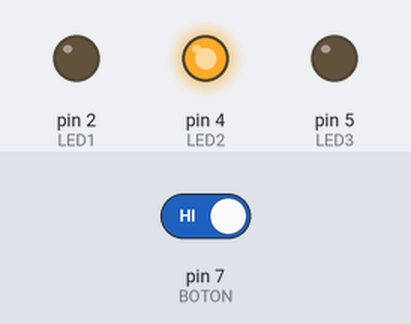
The sketch below on a simulated Arduino Uno, built with avr-gcc and run on an emulated ATmega328P. Shown: output pins drawn as LEDs (lit = HIGH). Inputs (shaded band) come from the test bench; at power-on: pin 7 (BOTON) HIGH.

Above: at 8.8 s.
8.9 s: pin 7 (BOTON) driven LOW
At 9.6 s:
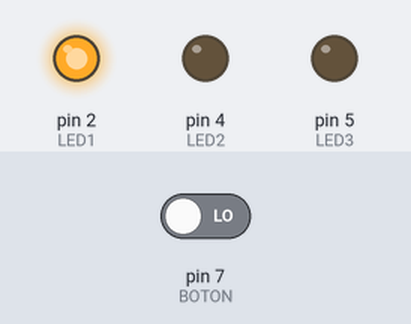
At 13.1 s:
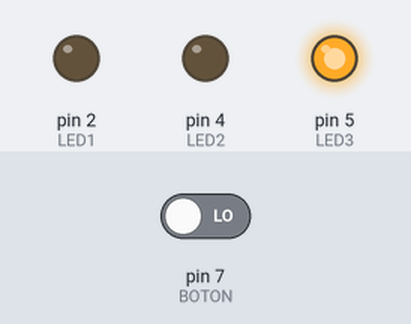
13.9 s: pin 7 (BOTON) driven HIGH
At 18.1 s:
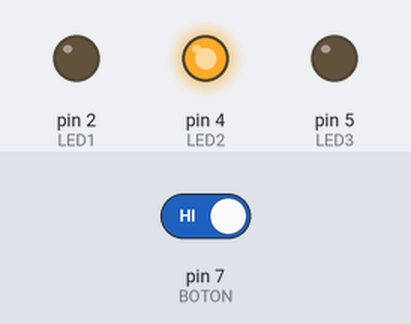
Timing chart, 0 to 29.2 s (numbered marks = the images above; inputs shaded):
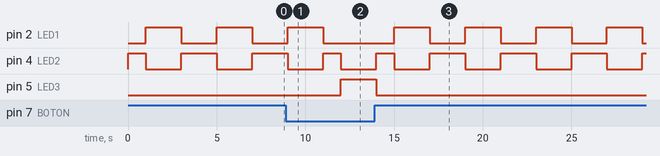

The sketch:

Boton.ino
```cpp
#define LED1 2
#define LED2 4
#define LED3 5
#define BOTON 7

void setup() {
  pinMode(LED1, OUTPUT);
  pinMode(LED2, OUTPUT);
  pinMode(LED3, OUTPUT);
  pinMode(BOTON, INPUT_PULLUP);
}

void loop() {
  if (digitalRead(BOTON) == HIGH) {
    digitalWrite(LED1, LOW);
    digitalWrite(LED2, HIGH);
    digitalWrite(LED3, LOW);
    delay(1000);
    digitalWrite(LED1, HIGH);
    digitalWrite(LED2, LOW);
    digitalWrite(LED3, LOW);
    delay(2000);
    digitalWrite(LED1, LOW);
    digitalWrite(LED2, HIGH);
    digitalWrite(LED3, LOW);
    delay(1000);
  } else {
    digitalWrite(LED1, LOW);
    digitalWrite(LED2, LOW);
    digitalWrite(LED3, HIGH);
    delay(1000);
  }
}
      
```

Measured:
- after the input at 8.9 s, pin 2 (LED1): goes on until 11.0 s, then stays LOW; pin 5 (LED3): LOW → HIGH after 3.1 s
- after the input at 13.9 s, pin 2 (LED1): alternates HIGH for 2.0 s and LOW for 2.0 s, starting after 1.1 s; pin 4 (LED2): LOW → HIGH after 0.10 s, then repeats every 4.0 s: LOW 2.0 s, HIGH 2.0 s; pin 5 (LED3): HIGH → LOW after 0.10 s
- by itself, pin 2 (LED1): alternates HIGH for 2.0 s and LOW for 2.0 s
